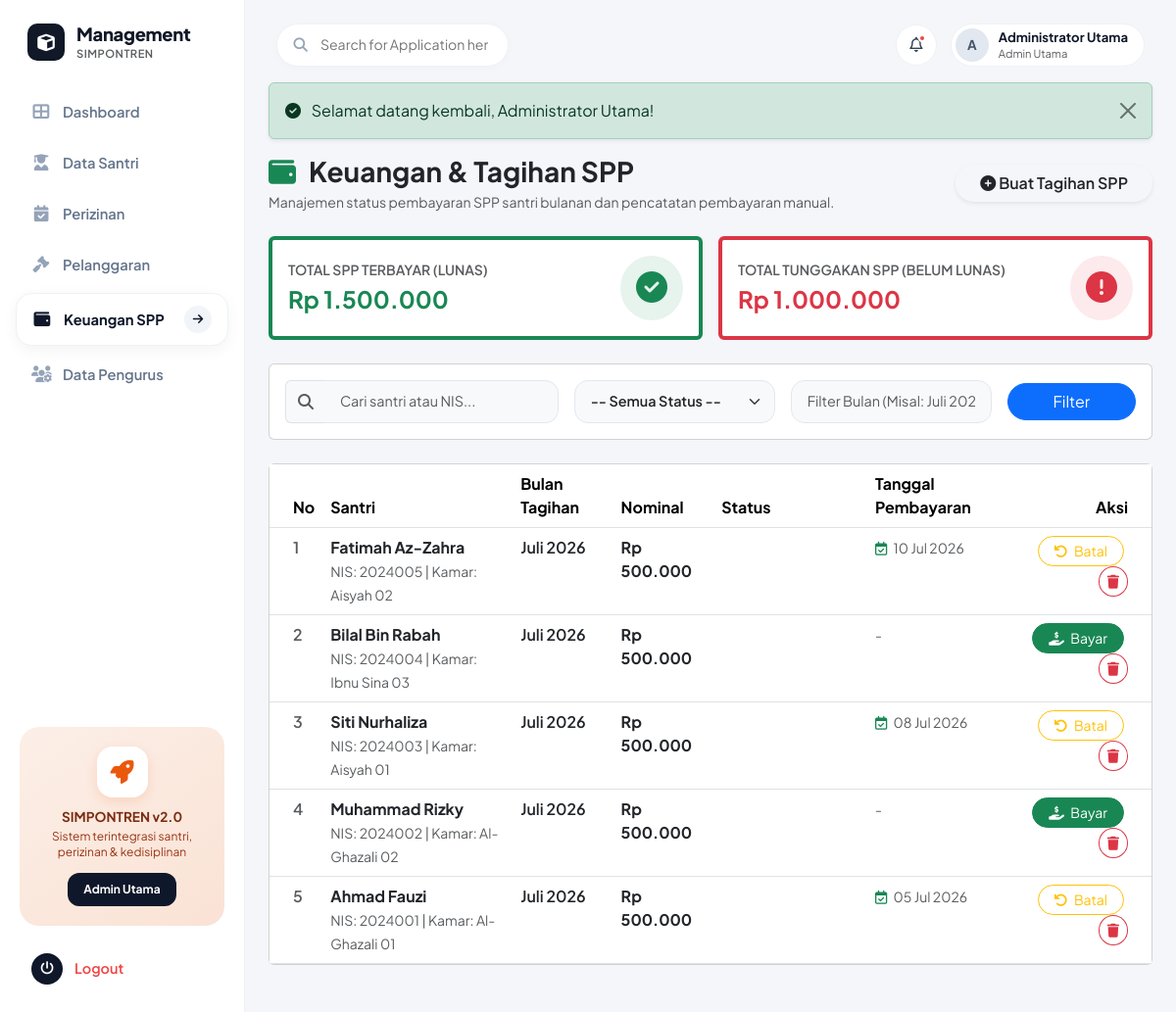
Screenshot of /modules/spp/index.php (signed in) with the database file from the repository.
### tables this page shows
CREATE TABLE IF NOT EXISTS `tagihan_spp` (
  `id` INT AUTO_INCREMENT PRIMARY KEY,
  `santri_id` INT NOT NULL,
  `bulan` VARCHAR(30) NOT NULL,
  `nominal` DECIMAL(12,2) NOT NULL DEFAULT 500000.00,
  `status` ENUM('Lunas', 'Belum Lunas') NOT NULL DEFAULT 'Belum Lunas',
  `tanggal_bayar` DATE NULL,
  `created_at` TIMESTAMP DEFAULT CURRENT_TIMESTAMP,
  FOREIGN KEY (`santri_id`) REFERENCES `santri`(`id`) ON DELETE CASCADE ON UPDATE CASCADE
);

CREATE TABLE IF NOT EXISTS `santri` (
  `id` INT AUTO_INCREMENT PRIMARY KEY,
  `nis` VARCHAR(20) NOT NULL UNIQUE,
  `nama` VARCHAR(100) NOT NULL,
  `kamar` VARCHAR(50) NOT NULL,
  `status` ENUM('Aktif', 'Alumni', 'Non-Aktif') NOT NULL DEFAULT 'Aktif',
  `created_at` TIMESTAMP DEFAULT CURRENT_TIMESTAMP
);

### includes/auth_check.php (called while the page is built, shortened)
<?php
function has_permission($module_key) {
    if (($_SESSION['user_role'] ?? '') === 'admin') {
        return true;
    }
    $perms = get_user_permissions();
    return in_array($module_key, $perms);
}

### modules/spp/index.php (the view, shortened to what this page needs)
<?php
require_once __DIR__ . '/../../includes/header.php';
$search        = trim($_GET['search'] ?? '');
$bulan_filter  = trim($_GET['bulan'] ?? '');
$sql = "SELECT t.*, s.nama, s.nis, s.kamar
        FROM tagihan_spp t
        JOIN santri s ON t.santri_id = s.id
        WHERE 1=1";
$params = [];
$sql .= " ORDER BY t.id DESC";
$stmt = $pdo->prepare($sql);
$stmt->execute($params);
$spp_list = $stmt->fetchAll();
$stmtStats = $pdo->query("
    SELECT
        SUM(CASE WHEN status = 'Lunas' THEN nominal ELSE 0 END) as total_terbayar,
        SUM(CASE WHEN status = 'Belum Lunas' THEN nominal ELSE 0 END) as total_tunggakan,
        COUNT(CASE WHEN status = 'Belum Lunas' THEN 1 END) as count_unpaid
    FROM tagihan_spp
");
$sppStats = $stmtStats->fetch();
?>
<div class="d-flex flex-column flex-md-row justify-content-between align-items-md-center mb-4">
  <div>
    <h3 class="fw-bold text-dark mb-1"><i class="fas fa-wallet text-success me-2"></i> Keuangan & Tagihan SPP</h3>
    <p class="text-muted small mb-0">Manajemen status pembayaran SPP santri bulanan dan pencatatan pembayaran manual.</p>
  </div>
  <div class="mt-3 mt-md-0 d-flex gap-2">
    <a href="<?= base_url('modules/spp/create.php') ?>" class="btn btn-emerald rounded-pill px-4 shadow-sm fw-semibold">
      <i class="fas fa-plus-circle me-1.5"></i> Buat Tagihan SPP
    </a>
  </div>
</div>
<div class="row g-3 mb-4">
  <div class="col-12 col-md-6">
    <div class="card card-custom p-3 border-start border-success border-4">
      <div class="d-flex align-items-center justify-content-between">
        <div>
          <span class="text-muted small fw-semibold text-uppercase">Total SPP Terbayar (Lunas)</span>
          <h4 class="fw-bold text-success my-1">Rp <?= number_format($sppStats['total_terbayar'] ?? 0, 0, ',', '.') ?></h4>
        </div>
        <div class="p-3 bg-success bg-opacity-10 text-success rounded-circle">
          <i class="fas fa-check-circle fa-2x"></i>
        </div>
      </div>
    </div>
  </div>
  <div class="col-12 col-md-6">
    <div class="card card-custom p-3 border-start border-danger border-4">
      <div class="d-flex align-items-center justify-content-between">
        <div>
          <span class="text-muted small fw-semibold text-uppercase">Total Tunggakan SPP (Belum Lunas)</span>
          <h4 class="fw-bold text-danger my-1">Rp <?= number_format($sppStats['total_tunggakan'] ?? 0, 0, ',', '.') ?></h4>
        </div>
        <div class="p-3 bg-danger bg-opacity-10 text-danger rounded-circle">
          <i class="fas fa-exclamation-circle fa-2x"></i>
        </div>
      </div>
    </div>
  </div>
</div>
<div class="card card-custom mb-4">
  <div class="card-body p-3">
    <form action="" method="GET" class="row g-3 align-items-center">
      <div class="col-12 col-md-4">
        <div class="input-group">
          <span class="input-group-text bg-light border-end-0"><i class="fas fa-search text-muted"></i></span>
          <input type="text" name="search" class="form-control bg-light border-start-0" placeholder="Cari santri atau NIS..." value="<?= htmlspecialchars($search) ?>">
        </div>
      </div>
      <div class="col-12 col-md-3">
        <select name="status" class="form-select bg-light fw-semibold text-dark" onchange="this.form.submit()">
          <option value="">-- Semua Status --</option>
        </select>
      </div>
      <div class="col-12 col-md-3">
        <input type="text" name="bulan" class="form-control bg-light" placeholder="Filter Bulan (Misal: Juli 2026)" value="<?= htmlspecialchars($bulan_filter) ?>">
      </div>
      <div class="col-12 col-md-2 d-flex gap-2">
        <button type="submit" class="btn btn-primary rounded-pill px-3 flex-grow-1">Filter</button>
      </div>
    </form>
  </div>
</div>
<div class="card card-custom">
  <div class="card-body p-0">
    <?php if (count($spp_list) > 0): ?>
      <div class="table-responsive">
        <table class="table table-custom mb-0">
          <thead>
            <tr>
              <th class="ps-4">No</th>
              <th>Santri</th>
              <th>Bulan Tagihan</th>
              <th>Nominal</th>
              <th>Status</th>
              <th>Tanggal Pembayaran</th>
              <th class="text-end pe-4">Aksi</th>
            </tr>
          </thead>
          <tbody>
            <?php foreach ($spp_list as $index => $row): ?>
              <tr>
                <td class="ps-4 text-muted fw-semibold"><?= $index + 1 ?></td>
                <td>
                  <strong class="d-block text-dark"><?= htmlspecialchars($row['nama']) ?></strong>
                  <small class="text-muted">NIS: <?= htmlspecialchars($row['nis']) ?> | Kamar: <?= htmlspecialchars($row['kamar']) ?></small>
                </td>
                <td><span class="fw-semibold text-dark"><?= htmlspecialchars($row['bulan']) ?></span></td>
                <td><strong class="text-dark">Rp <?= number_format($row['nominal'], 0, ',', '.') ?></strong></td>
                <td>
                  <?php if ($row['status'] == 'Lunas'): ?>
                    <span class="badge badge-soft-success fs-6"><i class="fas fa-check-circle me-1"></i> Lunas</span>
                  <?php else: ?>
                    <span class="badge badge-soft-danger fs-6"><i class="fas fa-times-circle me-1"></i> Belum Lunas</span>
                  <?php endif; ?>
                </td>
                <td>
                  <?php if (!empty($row['tanggal_bayar'])): ?>
                    <span class="small text-muted"><i class="far fa-calendar-check text-success me-1"></i> <?= date('d M Y', strtotime($row['tanggal_bayar'])) ?></span>
                  <?php else: ?>
                    <span class="small text-muted">-</span>
                  <?php endif; ?>
                </td>
                <td class="text-end pe-4">
                  <?php if ($row['status'] == 'Belum Lunas'): ?>
                    <a href="<?= base_url('modules/spp/pay.php?id=' . $row['id']) ?>" class="btn btn-sm btn-success rounded-pill px-3 me-1" onclick="return confirm('Konfirmasi pencatatan pembayaran manual SPP ini?');">
                      <i class="fas fa-hand-holding-usd me-1"></i> Bayar
                    </a>
                  <?php else: ?>
                    <a href="<?= base_url('modules/spp/pay.php?id=' . $row['id'] . '&action=unpay') ?>" class="btn btn-sm btn-outline-warning rounded-pill px-3 me-1" onclick="return confirm('Batalkan status lunas tagihan ini?');" title="Batal Lunas">
                      <i class="fas fa-undo me-1"></i> Batal
                    </a>
                  <?php endif; ?>
                  <a href="<?= base_url('modules/spp/delete.php?id=' . $row['id']) ?>" class="btn btn-sm btn-outline-danger rounded-circle btn-confirm-delete" data-confirm="Hapus data tagihan SPP ini?" title="Hapus Tagihan">
                    <i class="fas fa-trash"></i>
                  </a>
                </td>
              </tr>
            <?php endforeach; ?>
          </tbody>
        </table>
      </div>
    <?php endif; ?>
  </div>
</div>
<?php require_once __DIR__ . '/../../includes/footer.php'; ?>

### includes/header.php (shortened to what this page needs)
<?php
require_once __DIR__ . '/../config/database.php';
require_once __DIR__ . '/auth_check.php';
$current_page = basename($_SERVER['PHP_SELF']);
$current_dir = basename(dirname($_SERVER['PHP_SELF']));
$userRole = $_SESSION['user_role'] ?? 'pengurus_1';
$userNama = $_SESSION['user_nama'] ?? $_SESSION['username'] ?? 'User';
$roleLabel = 'Pengurus';
if ($userRole === 'admin') {
    $roleLabel = 'Admin Utama';
} elseif ($userRole === 'pengurus_1') {
    $roleLabel = 'Pengurus 1';
} elseif ($userRole === 'pengurus_2') {
    $roleLabel = 'Pengurus 2';
}
?>
<!DOCTYPE html>
<html lang="id">
<head>
  <link href="https://cdn.jsdelivr.net/npm/bootstrap@5.3.2/dist/css/bootstrap.min.css" rel="stylesheet">
  <link href="https://cdnjs.cloudflare.com/ajax/libs/font-awesome/6.4.2/css/all.min.css" rel="stylesheet">
  <link href="<?= base_url('assets/css/style.css?v=' . time()) ?>" rel="stylesheet">
</head>
<body>
<div id="wrapper">
  <aside id="sidebar-wrapper">
    <div class="brand-header">
      <div class="brand-icon">
        <i class="fas fa-cube"></i>
      </div>
      <div>
        <h5 class="brand-title">Management</h5>
        <div class="small text-muted" style="font-size:0.7rem; font-weight:600; text-transform:uppercase; letter-spacing:0.5px;">SIMPONTREN</div>
      </div>
    </div>
    <div class="sidebar-nav">
      <?php $isDashboard = ($current_page == 'index.php' && !in_array($current_dir, ['santri', 'perizinan', 'pelanggaran', 'spp', 'pengurus'])); ?>
      <a href="<?= base_url('index.php') ?>" class="nav-pill-item <?= $isDashboard ? 'active' : '' ?>">
        <div class="nav-label">
          <i class="fas fa-th-large"></i>
          <span>Dashboard</span>
        </div>
      </a>
      <?php if (has_permission('santri')): ?>
        <?php $isSantri = ($current_dir == 'santri'); ?>
        <a href="<?= base_url('modules/santri/index.php') ?>" class="nav-pill-item <?= $isSantri ? 'active' : '' ?>">
          <div class="nav-label">
            <i class="fas fa-user-graduate"></i>
            <span>Data Santri</span>
          </div>
        </a>
      <?php endif; ?>
      <?php if (has_permission('perizinan')): ?>
        <?php $isPerizinan = ($current_dir == 'perizinan'); ?>
        <a href="<?= base_url('modules/perizinan/index.php') ?>" class="nav-pill-item <?= $isPerizinan ? 'active' : '' ?>">
          <div class="nav-label">
            <i class="fas fa-calendar-check"></i>
            <span>Perizinan</span>
          </div>
        </a>
      <?php endif; ?>
      <?php if (has_permission('pelanggaran')): ?>
        <?php $isPelanggaran = ($current_dir == 'pelanggaran'); ?>
        <a href="<?= base_url('modules/pelanggaran/index.php') ?>" class="nav-pill-item <?= $isPelanggaran ? 'active' : '' ?>">
          <div class="nav-label">
            <i class="fas fa-gavel"></i>
            <span>Pelanggaran</span>
          </div>
        </a>
      <?php endif; ?>
      <?php if (has_permission('spp')): ?>
        <?php $isSpp = ($current_dir == 'spp'); ?>
        <a href="<?= base_url('modules/spp/index.php') ?>" class="nav-pill-item <?= $isSpp ? 'active' : '' ?>">
          <div class="nav-label">
            <i class="fas fa-wallet"></i>
            <span>Keuangan SPP</span>
          </div>
          <?php if ($isSpp): ?>
            <span class="active-arrow"><i class="fas fa-arrow-right"></i></span>
          <?php endif; ?>
        </a>
      <?php endif; ?>
      <?php if ($userRole === 'admin'): ?>
        <?php $isPengurus = ($current_dir == 'pengurus'); ?>
        <a href="<?= base_url('modules/pengurus/index.php') ?>" class="nav-pill-item <?= $isPengurus ? 'active' : '' ?>">
          <div class="nav-label">
            <i class="fas fa-users-cog"></i>
            <span>Data Pengurus</span>
          </div>
        </a>
      <?php endif; ?>
    </div>
    <div class="sidebar-promo-card">
      <div class="promo-icon-box">
        <i class="fas fa-rocket"></i>
      </div>
      <h6>SIMPONTREN v2.0</h6>
      <p>Sistem terintegrasi santri, perizinan & kedisiplinan</p>
      <span class="sidebar-promo-btn"><?= htmlspecialchars($roleLabel) ?></span>
    </div>
    <a href="<?= base_url('auth/logout.php') ?>" class="sidebar-logout" onclick="return confirm('Apakah Anda yakin ingin keluar?');">
      <div class="sidebar-logout-icon">
        <i class="fas fa-power-off"></i>
      </div>
      <span>Logout</span>
    </a>
  </aside>
  <main id="page-content-wrapper">
    <header class="top-navbar-modern">
      <div class="d-flex align-items-center gap-3">
        <div class="search-input-pill d-none d-md-block">
          <i class="fas fa-search search-icon"></i>
          <input type="text" id="globalAppSearch" placeholder="Search for Application here..." autocomplete="off">
        </div>
      </div>
      <div class="navbar-right-actions">
        <a href="<?= base_url('modules/perizinan/index.php') ?>" class="nav-icon-circle" title="Notifikasi Izin Aktif">
          <i class="far fa-bell"></i>
          <span class="dot-alert"></span>
        </a>
        <div class="user-avatar-pill">
          <div class="user-avatar-img">
            <?= strtoupper(substr($userNama, 0, 1)) ?>
          </div>
          <div class="d-none d-sm-block text-start lh-1 me-1">
            <div class="fw-bold" style="font-size:0.82rem; color:#0f172a;"><?= htmlspecialchars($userNama) ?></div>
            <small class="text-muted" style="font-size:0.7rem;"><?= htmlspecialchars($roleLabel) ?></small>
          </div>
        </div>
      </div>
    </header>
    <div class="px-3 px-md-4 py-2 pb-5">
      <?php display_flash_message(); ?>

### config/database.php (shortened to what this page needs)
<?php
function base_url($path = '') {
    $protocol = (!empty($_SERVER['HTTPS']) && $_SERVER['HTTPS'] !== 'off' || (isset($_SERVER['SERVER_PORT']) && $_SERVER['SERVER_PORT'] == 443)) ? "https://" : "http://";
    $host = $_SERVER['HTTP_HOST'];
    $scriptDir = str_replace('\\', '/', dirname($_SERVER['SCRIPT_NAME']));
    $root = rtrim($scriptDir, '/');
    if (strpos($root, '/auth') !== false) {
        $root = preg_replace('/\/auth.*/', '', $root);
    } elseif (strpos($root, '/modules') !== false) {
        $root = preg_replace('/\/modules.*/', '', $root);
    } elseif (strpos($root, '/config') !== false) {
        $root = preg_replace('/\/config.*/', '', $root);
    }
    return $protocol . $host . $root . '/' . ltrim($path, '/');
}
function display_flash_message() {
    if (isset($_SESSION['flash_message'])) {
        $msg = $_SESSION['flash_message'];
        $icon = $msg['type'] == 'success' ? 'fa-check-circle' : ($msg['type'] == 'danger' ? 'fa-exclamation-triangle' : 'fa-info-circle');
        echo "<div class='alert alert-{$msg['type']} alert-dismissible fade show shadow-sm' role='alert'>
                <i class='fas {$icon} me-2'></i> " . htmlspecialchars($msg['text']) . "
                <button type='button' class='btn-close' data-bs-dismiss='alert' aria-label='Close'></button>
              </div>";
    }
}

### includes/footer.php (shortened to what this page needs)
    </div>
  </div>
</body>
</html>

### rows the page displays
tagihan_spp: santri.nama "Fatimah Az-Zahra", santri.nis "2024005", santri.kamar "Aisyah 02", bulan "Juli 2026", nominal "500.000", status "Lunas" (drawn), tanggal_bayar "10 Jul 2026"
tagihan_spp: santri.nama "Bilal Bin Rabah", santri.nis "2024004", santri.kamar "Ibnu Sina 03", bulan "Juli 2026", nominal "500.000", status "Belum Lunas" (drawn)
tagihan_spp: santri.nama "Siti Nurhaliza", santri.nis "2024003", santri.kamar "Aisyah 01", bulan "Juli 2026", nominal "500.000", status "Lunas" (drawn), tanggal_bayar "08 Jul 2026"
tagihan_spp: santri.nama "Muhammad Rizky", santri.nis "2024002", santri.kamar "Al-Ghazali 02", bulan "Juli 2026", nominal "500.000", status "Belum Lunas" (drawn)
tagihan_spp: santri.nama "Ahmad Fauzi", santri.nis "2024001", santri.kamar "Al-Ghazali 01", bulan "Juli 2026", nominal "500.000", status "Lunas" (drawn), tanggal_bayar "05 Jul 2026"

### other values shown
$roleLabel "Admin Utama"
substr($userNama, 0, 1) "A"
$userNama "Administrator Utama"
$msg['text'] "Selamat datang kembali, Administrator Utama!"
$sppStats['total_terbayar'] "1.500.000"
$sppStats['total_tunggakan'] "1.000.000"
